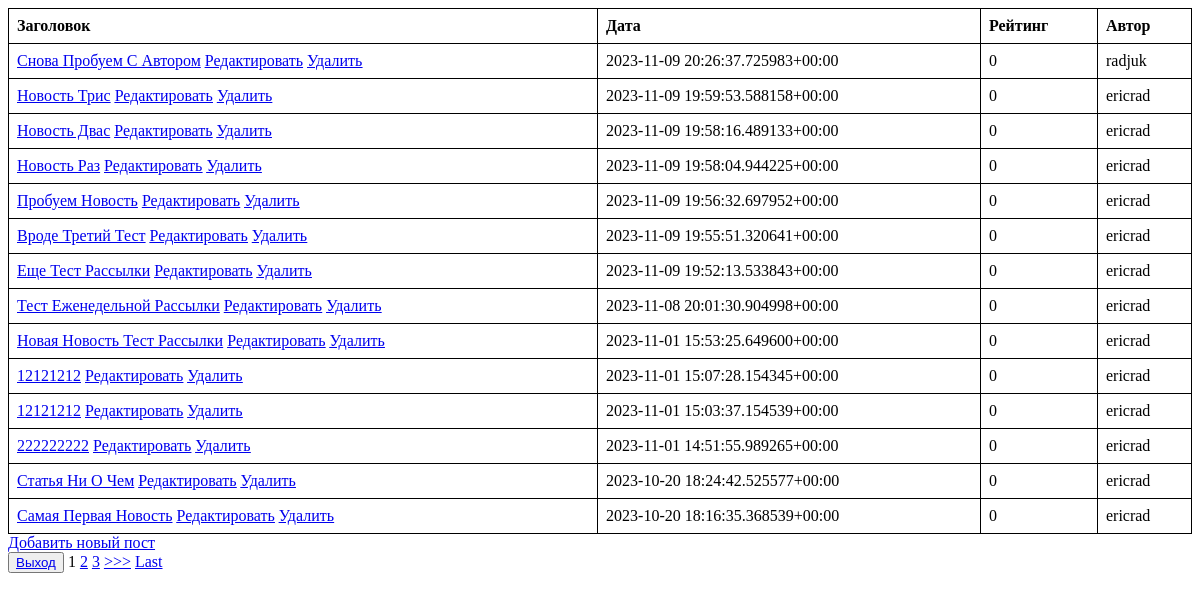
The app's page / (signed in), older data.
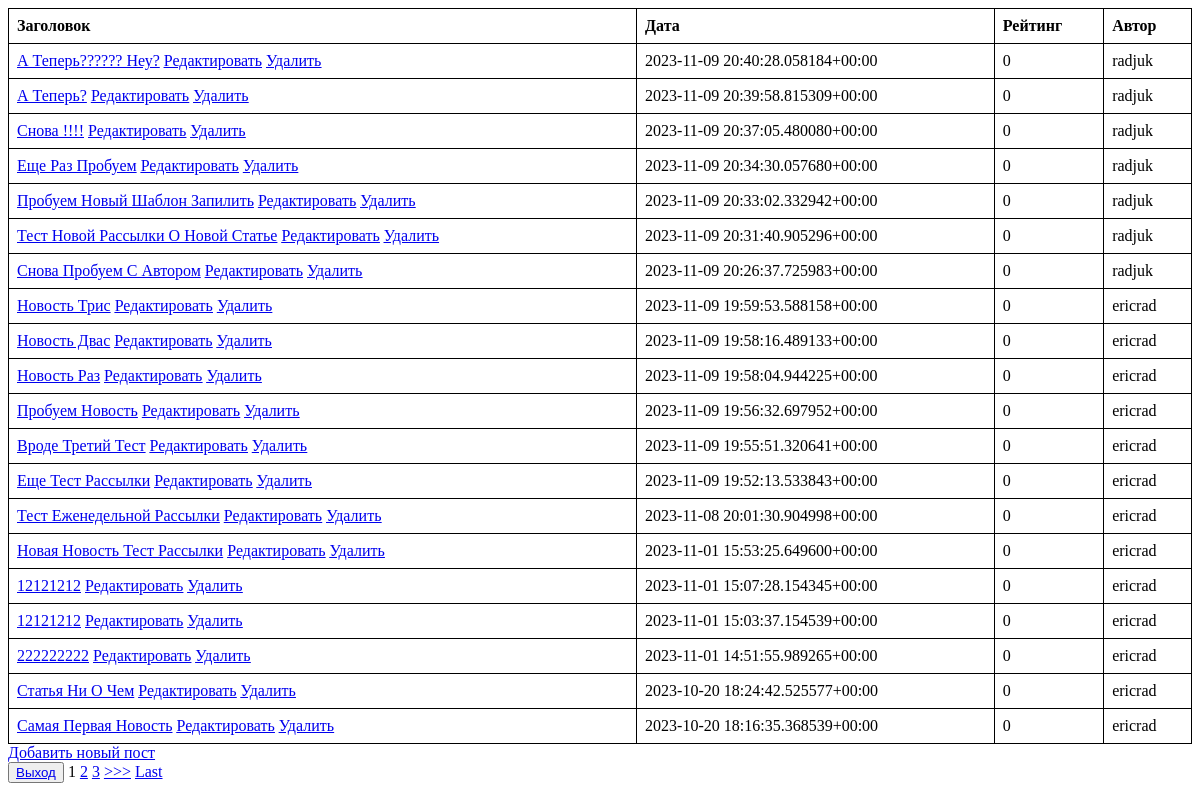
The same page, newer data.
### news/models.py (models this page shows, shortened)
class Post(models.Model):
    author = models.ForeignKey(Author, on_delete=models.CASCADE)
    type = models.CharField(max_length=255, choices=types, default=state)
    create_date = models.DateTimeField(auto_now_add=True)
    category = models.ManyToManyField(Category, through='PostCategory')
    title = models.CharField(max_length=255, default='')
    text = models.TextField()
    rate = models.IntegerField(default=0)
    were_sent_on_weekly_mails = models.BooleanField(default=False)

class Author(models.Model):
    user = models.OneToOneField(User, on_delete=models.CASCADE)
    rate = models.IntegerField(default=0)

### news/views.py (the view)
# urls.py: path('', PostsListView.as_view()),
class PostsListView(LoginRequiredMixin, ListView):
    model = Post
    template_name = 'posts.html'
    context_object_name = 'posts'
    ordering = ['-create_date']
    paginate_by = 2
    def get_context_data(self, **kwargs):
        context = super().get_context_data(**kwargs)
        context['filter'] = PostFilter(self.request.GET, queryset=self.get_queryset())
        context['is_not_author'] = not self.request.user.groups.filter(name='authors').exists()
        return context

### templates/posts.html (shortened to what this page needs)
{% extends 'flatpages/default.html' %}
{% block content %}
<table>
    <thead>
        <tr>
            <th>Заголовок</th>
            <th>Дата</th>
            <th>Рейтинг</th>
            <th>Автор</th>
        </tr>
    </thead>
    <tbody>
        {% for post in filter.qs %}
        <tr>
            <td>
                <a href="{% url 'post_detail' post.id %}">{{ post.title|title }}</a>
                <a href="{% url 'post_update' post.id %}"><u>Редактировать</u></a>
                <a href="{% url 'post_delete' post.id %}"><u>Удалить</u></a>
            </td>
            <td>{{ post.create_date|title }}</td>
            <td>{{ post.rate }}</td>
            <td>{{ post.author.user.username }}</td>
        </tr>
        {% endfor %}
    </tbody>
</table>
<a href="{% url 'post_create' %}">Добавить новый пост</a> <br>
<button> <a href="/accounts/logout/"> Выход</a> </button>
{% if is_paginated %}
    {% for num in page_obj.paginator.page_range %}
        {% if page_obj.number == num %}
            <a>{{ num }}</a>
        {% elif num > page_obj.number|add:'-3' and num < page_obj.number|add:'3' %}            <a href="?page={{ num }}">{{ num }}</a>
        {% endif %}
    {% endfor %}
    {% if page_obj.has_next %}
        <a href="?page={{ page_obj.next_page_number }}">>>></a>
        <a href="?page={{ page_obj.paginator.num_pages }}">Last</a>
    {% endif %}
{% endif %}
{% endblock content %}

### templates/flatpages/default.html (shortened to what this page needs)
<!DOCTYPE html>
<html>
<head>
</head>
<body>
    {% block content %}
    {% endblock content %}
</body>
</html>

### templates/posts.html (style rules this page uses)
table { width: 100%; border-collapse: collapse; }
th, td { padding: 8px; text-align: left; vertical-align: top; border: 1px solid black; }
th { font-weight: bold; }

Row changes from the older to the newer data that the page shows:
added Post: title "А Теперь?????? Неу?", create_date "2023-11-09 20:40:28.058184+00:00", rate "0", author.user.username "radjuk"
added Post: title "А Теперь?", create_date "2023-11-09 20:39:58.815309+00:00", rate "0", author.user.username "radjuk"
added Post: title "Снова !!!!", create_date "2023-11-09 20:37:05.480080+00:00", rate "0", author.user.username "radjuk"
added Post: title "Еще Раз Пробуем", create_date "2023-11-09 20:34:30.057680+00:00", rate "0", author.user.username "radjuk"
added Post: title "Пробуем Новый Шаблон Запилить", create_date "2023-11-09 20:33:02.332942+00:00", rate "0", author.user.username "radjuk"
added Post: title "Тест Новой Рассылки О Новой Статье", create_date "2023-11-09 20:31:40.905296+00:00", rate "0", author.user.username "radjuk"
